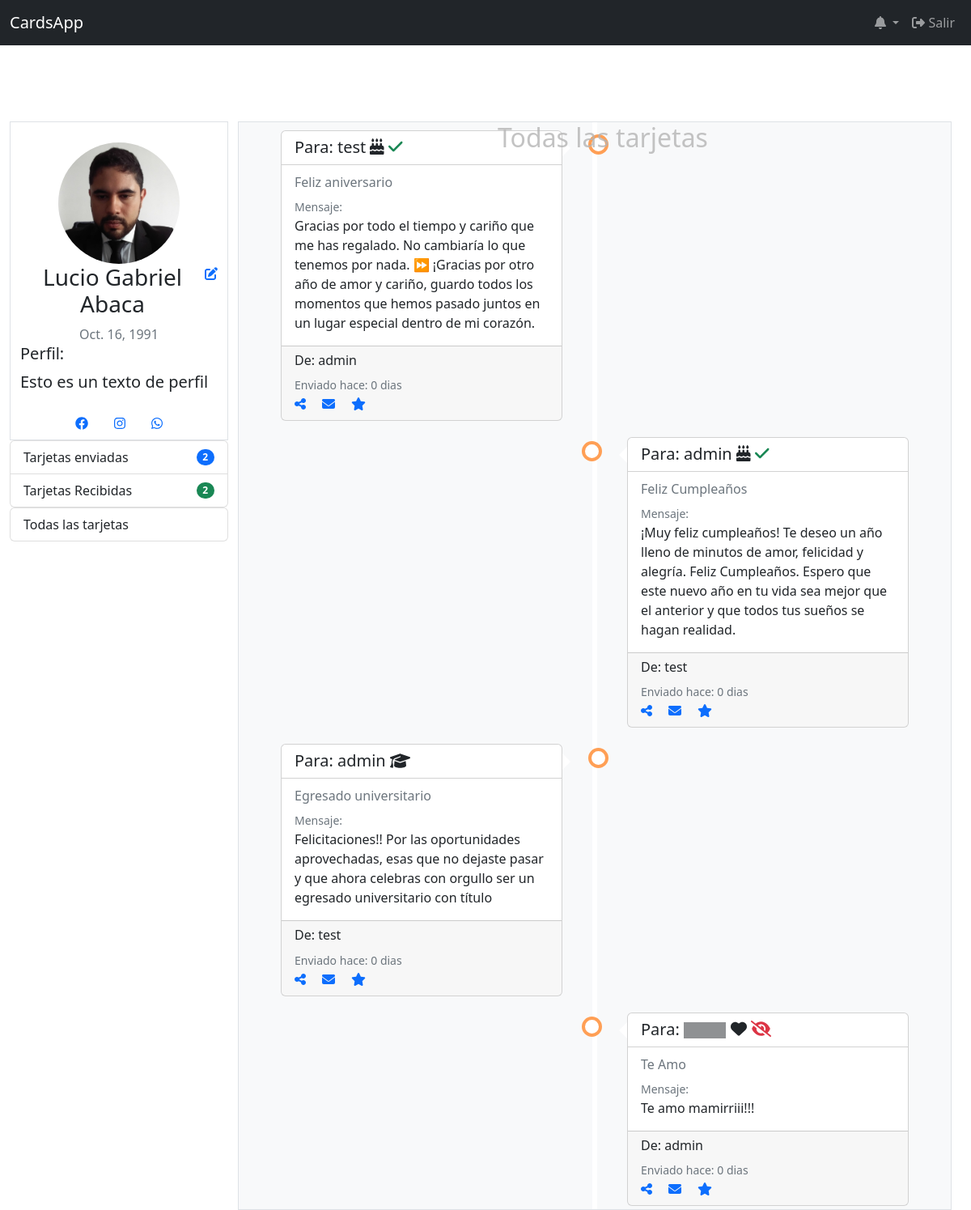
The page /dashboard (signed in) on the database its author committed.
### main_App/models.py (models this page shows)
class Usuarios(models.Model):
    id_usuario = models.ForeignKey(settings.AUTH_USER_MODEL, on_delete=models.CASCADE)
    cumpleaños = models.DateField()
    avatar = models.ImageField(upload_to='Avatares/', null = True, blank = True)
    perfil = models.TextField()
    links = models.IntegerField(null = True)
    estado = models.IntegerField()

class Perfil_Links(models.Model):
    id_usr = models.IntegerField()
    link = models.CharField(max_length=40)
    icon = models.CharField(max_length=22)

class Cards(models.Model):
    titulo = models.CharField(max_length=120)
    icon = models.CharField(max_length=20)
    texto = models.TextField()
    imagen = models.ImageField(upload_to='Cards/', null = True, blank = True)
    categoria = models.IntegerField(null = True)
    estado = models.IntegerField()
    creacion = models.DateTimeField(auto_now=True)

### main_App/views.py (the view, shortened to what this page needs)
# urls.py: path('dashboard', views.dashboard, name='dashboard')
@login_required(login_url='ingresar')
def dashboard(request):
    datosUsuario = Usuarios.objects.get(id_usuario=request.user.id)
    perfilcards = ({
        'enviadas' : len(Relacion_Cards.objects.filter(id_usr__iexact = request.user.id)),
        'recibidas': len(Relacion_Cards.objects.filter(id_usr_to__iexact = request.user.id)),
        })
    links = Perfil_Links.objects.filter(id_usr = request.user.id)
    cards = []
    i=0
    for x in Cards.objects.all():
        cards.append({i:{}})
        dates = timezone.now() - x.creacion
        cards[i].update({
            'id': x.id,
            'titulo':x.titulo,
            'icon':x.icon,
            'text':x.texto,
            'imagen':x.imagen,
            'estado':x.estado,
            'left': (True if x.id % 2 == 1 else False),
            'categoria':[],
            'id_prop': User.objects.get(id=(Relacion_Cards.objects.get(id_card=x.id).id_usr)),
            'id_to': User.objects.get(id=(Relacion_Cards.objects.get(id_card=x.id).id_usr_to)),
            'creacion': f'{dates.days} dias'
        })
        for y in Categorias_Cards.objects.filter(id_card=x.id):
            cards[i]['categoria'].append(y.descripcion)
        i += 1
    return render(request, 'main/cards.html',{'datos':datosUsuario, 'perfilCards':perfilcards, 'links': links, 'cards':cards, 'cardsTitulo':'Todas las tarjetas'})

### main_App/template/main/cards.html
{% extends 'main/dashboard.html' %}
{% load static %}
{% block Dashboard %}
<div class="timeline">
    <div class="titulo-cards text-center"><h2 class="">{{ cardsTitulo }}</h2></div>
    {% for x in cards %}
      <div class="tm-container {% if x.left == True %} left {% else %} right {% endif %}">
        <div class="card" aria-hidden="true">
          <div class="card-header bg-transparent">
              <div clas="d-flex">
              <h5 class="card-title placeholder-glow d-inline">Para:
                  {% if x.estado == 2 %}
                  <span class="placeholder col-2"></span>
                  {% else %}
                  {{ x.id_to }}
                  {% endif %}
                  <span>
                      <a data-bs-toggle="tooltip" title="Categoria: {{ x.categoria }}"><i class="fa fa-solid {{ x.icon }}"></i></a>
                      {% if x.estado == 1 %}
                      <a data-bs-toggle="tooltip" title="Visto" class="text-success"><i class="fa fa-check"></i></a>
                      {% endif %}
                      {% if x.estado == 2%}
                      <a data-bs-toggle="tooltip" title="Privado" class="text-danger"><i class="fa fa-eye-slash"></i></a>
                      {% endif %}
                  </span>
              </h5>
              </div>
          </div>
          <div class="card-body placeholder-glow">
            <h6 class="card-subtitle mb-2 text-muted ">{{x.titulo}}</h6>
            <small class="text-muted">Mensaje:</small>
            <p class="card-text">
              {{x.text}}
          </p>
          </div>
          <div class="card-footer">
              <h6 class="card-">De: {{ x.id_prop }} </h6>
              <small class="text-muted">Enviado hace:  {{ x.creacion }}</small>
          <div>
            <a href="#" class="card-link"><i class="fa fa-share-nodes"></i></a>
            <a href="#" class="card-link"><i class="fa fa-envelope"></i></a>
            <a href="#" class="card-link"><i class="fa fa-star"></i></a>
          </div>
          </div>
      </div>
      </div>
      {% endfor %}
    </div>
    {% endblock %}

### main_App/template/main/dashboard.html
{% extends './base.html' %}
{% load static %}
{% block Main %}
<div class="row container-fluid ">
    <div class="col-lg-3 perfil">
        <div class="d-grid container border">
            <img class=" img-fluid mx-auto d-block rounded-circle" src="{{ datos.avatar.url }}">
            <div class="d-flex justify-content-center  text-center">
                <h3 class="text-center">{{user.get_full_name}} </h3>
                <a href="#" data-bs-toggle="tooltip" title="Editar Perfil"> <i class="fa fa-edit"></i></a>
            </div>
            <span class="text-muted text-center">{{ datos.cumpleaños }} </span>
            <h5 class="text-start">Perfil: </h5>
            <p class="blockquote text-wrap">
                {{datos.perfil}}
            </p>
            <ul class="nav justify-content-center">
                {% for x in links %}
                <li class="nav-item">
                    <a class="nav-link" aria-current="page" href="{{ x.link }}"><i class="fa fa-brands {{ x.icon }}"></i></a>
                  </li>
                {% endfor %}
            </ul>
        </div>
        <ul class="list-group">
            <a class="list-group-item list-group-item-action" href="?action=enviadas">
            <li class="d-flex justify-content-between align-items-center">
                Tarjetas enviadas
                <span class="badge bg-primary rounded-pill">{{ perfilCards.enviadas }}</span>
            </li>
            </a>
            <a class="list-group-item list-group-item-action" href="?action=recibidas">
                <li class="d-flex justify-content-between align-items-center">
                    Tarjetas Recibidas
                    <span class="badge bg-success rounded-pill">{{ perfilCards.recibidas }} </span>
                </li>
            </a>
        </ul>
        <ul class="list-group">
            <a class="list-group-item list-group-item-action" href="?action=">
                <li class="d-flex justify-content-between align-items-center">
                    Todas las tarjetas
                </li>
            </a>
        </ul>
    </div>
    <div class="col-lg-9 bg-light border dashboard">
    {% block Dashboard %}
    {% endblock %}
    </div>
</div>
{% endblock %}

### main_App/template/main/base.html (shortened to what this page needs)
<!doctype html>
<html lang="en">
    <head>
        {% load static %}
        <link href="{% static '/assets/css/style.css' %}" rel="stylesheet">
        <link href="https://cdn.jsdelivr.net/npm/bootstrap@5.2.0-beta1/dist/css/bootstrap.min.css" rel="stylesheet">
        <link rel="stylesheet" href="https://cdnjs.cloudflare.com/ajax/libs/font-awesome/6.1.1/css/all.min.css" />
    </head>
    <body>
        <nav class="navbar fixed-top navbar-expand-lg navbar-dark bg-dark">
            <div class="container-fluid">
              <a class="navbar-brand">CardsApp</a>
              <div class="d-flex justify-content-end navbar-collapse" id="navbarNavAltMarkup">
                <ul class="navbar-nav navbar-nav-scroll" style="--bs-scroll-height: 100px;">
                    <li class="nav-item dropdown">
                        <a class="nav-link dropdown-toggle" href="#" id="notificaciones" role="button" data-bs-toggle="dropdown" aria-expanded="false">
                          <i class="fa fa-bell"></i>
                        </a>
                      </li>
                    <li class="nav-item">
                      <a class="nav-link" aria-current="page" href="#"><i class="fa fa-right-from-bracket"></i> Salir</a>
                    </li>
                  </ul>
              </div>
            </div>
          </nav>
        <main class="m-dash">
            {% block Main %}
            {% endblock %}
        </main>
    </body>
    </html>

### main_App/static/assets/css/style.css (style rules this page uses)
.m-dash { padding-top: 10vh; overflow: hidden; }
.perfil { margin-top: 25px; }
.perfil img { margin-top:25px; max-height: 150px; }
.dashboard { max-height: 90vh; overflow:auto; }
.titulo-cards { position: fixed; z-index: 2; min-width: 73vw; color: rgb(180, 180, 180, 0.8); transition: all 0.6s; }
.timeline { position: relative; margin: 0 auto; }
.timeline::after { content: ''; position: absolute; width: 6px; background-color: white; top: 0; bottom: 0; left: 50%; margin-left: -3px; }
.timeline .tm-container { padding: 10px 40px; position: relative; background-color: inherit; width: 50%; }
.timeline .tm-container::after { content: ''; position: absolute; width: 25px; height: 25px; right: -17px; background-color: white; border: 4px solid #FF9F55; top: 15px; border-radius: 50%; z-index: 1; }
.timeline .left { left: 0; }
.timeline .right { left: 50%; }
.timeline .left::before { content: " "; height: 0; position: absolute; top: 22px; width: 0; z-index: 1; right: 30px; border: medium solid white; border-width: 10px 0 10px 10px; border-color: transparent transparent transparent white; }
.timeline .right::before { content: " "; height: 0; position: absolute; top: 22px; width: 0; z-index: 1; left: 30px; border: medium solid white; border-width: 10px 10px 10px 0; border-color: transparent white transparent transparent; }
.timeline .right::after { left: -16px; }

### rows shown on the page
Usuarios: avatar (picture), cumpleaños "Oct. 16, 1991", perfil "Esto es un texto de perfil"

### other values the page prints
{{ user.get_full_name }} "Lucio Gabriel Abaca"
{{ perfilCards.enviadas }} "2"
{{ perfilCards.recibidas }} "2"
{{ cardsTitulo }} "Todas las tarjetas"
{{ x.id_to }} "test"
{{ x.titulo }} "Feliz aniversario"
{{ x.id_prop }} "admin"
{{ x.creacion }} "0 dias"
{{ x.id_to }} "admin"
{{ x.titulo }} "Feliz Cumpleaños"
{{ x.id_prop }} "test"
{{ x.titulo }} "Egresado universitario"
{{ x.text }} "Felicitaciones!! Por las oportunidades aprovechadas, esas que no dejaste pasar y que ahora celebras con orgullo ser un egresado universitario con título"
{{ x.titulo }} "Te Amo"
{{ x.text }} "Te amo mamirriii!!!"
